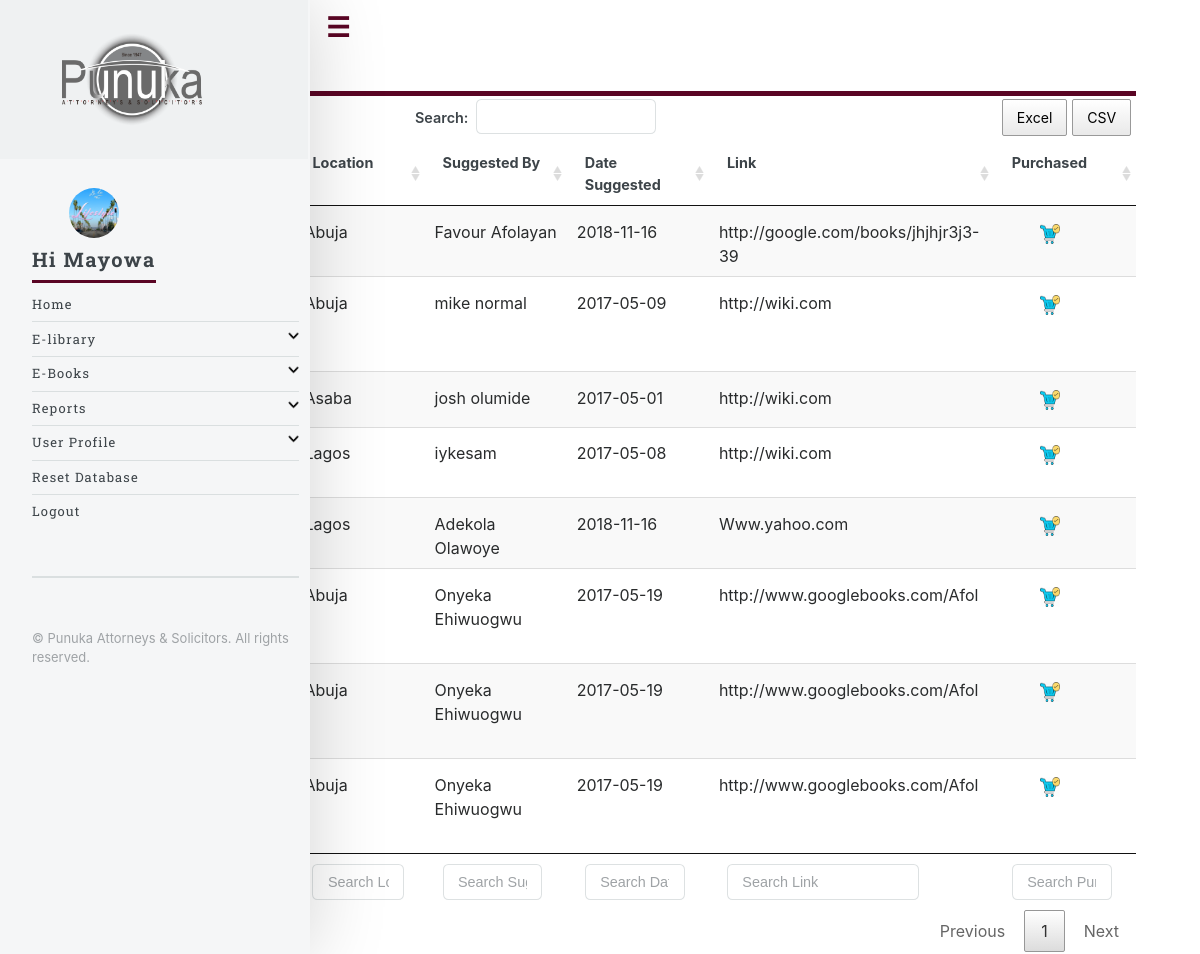
Screenshot of /admin/elib/fsuggest_book.php (signed in) with the database file from the repository.
### tables this page shows
CREATE TABLE `files_suggest` (
  `id` int(11) NOT NULL,
  `suggest_author` varchar(90) NOT NULL,
  `suggest_title` varchar(90) NOT NULL,
  `suggest_link` varchar(90) NOT NULL,
  `suggest_name` varchar(90) NOT NULL,
  `location` varchar(20) NOT NULL,
  `suggest_date` date NOT NULL,
  `purchased` varchar(20) NOT NULL
);

CREATE TABLE `users` (
  `id_staff` int(11) NOT NULL,
  `full_name` varchar(100) NOT NULL,
  `e_mail` varchar(100) NOT NULL,
  `staff_id` varchar(100) NOT NULL,
  `password` varchar(100) NOT NULL,
  `login` varchar(20) NOT NULL,
  `location` varchar(20) NOT NULL,
  `date` date NOT NULL,
  `file_use` int(11) NOT NULL,
  `profile_pic` varchar(50) NOT NULL
);

### admin/elib/fsuggest_book.php (the view, shortened to what this page needs)
<?php
	include "db_conn.php";
	if (!isset ($_SESSION["staff_id"])){
		header("Location: ../../");
	}else{
	$staff_id=$_SESSION["staff_id"];
	}
	$ad = $mysqli->query("SELECT user_name FROM admin WHERE staff_id='$staff_id' AND status='active'");
	if($ad->num_rows == 1){
		while($row = $ad->fetch_assoc()){
			$user_name= $row['user_name'];
		}
	}
	?>
<!DOCTYPE HTML>
<html>
	<head>
		<link rel="stylesheet" href="assets/css/main.css" />
		<link rel="stylesheet" href="assets/css/style.css" />
		<link rel="stylesheet" href="assets/css/main.css" />
		<link rel="stylesheet" href="assets/css/bootstrap.min.css" />
		<link rel="stylesheet" type="text/css" href="assets/media/css/jquery.dataTables.css">
		<link rel="stylesheet" type="text/css" href="assets/media/ex/rowReorder.dataTables.min.css">
			<link rel="stylesheet" type="text/css" href="assets/media/ex/responsive.dataTables.min.css">
		<link rel="stylesheet" type="text/css" href="assets/media/css/buttons.dataTables.css">
		<link rel="stylesheet" type="text/css" href="dist/sweetalert.css">
	</head>
	<body>
			<div id="wrapper">
					<div id="main">
						<div class="inner">
								<header id="header">
									<a href="#" class="logo"><strong>Books Suggested</strong> </a>
								</header>
<?php
$resultset = $mysqli->query("SELECT * FROM files_suggest where purchased='' order by suggest_date asc");
?>
<table id="mata" class="display wrap" cellspacing="0" width="100%">
<thead>
	<tr>
		<th>Location</th>
		<th>Suggested By</th>
		<th>Date Suggested</th>
		<th>Link</th>
		<th>Purchased</th>
	</tr>
</thead>
<?php
if($user_name=='General-admin')
{
echo"<tfoot>
            <tr>
		<th>Book Title</th>
		<th style='display:none;'>Id</th>
		<th>Book Author</th>
		<th>Location</th>
		<th>Suggested By</th>
		<th>Date Suggested</th>
		<th style='display:none;'>Link</th>
		<th style='display:none;'>Purchased</th>
            </tr>
        </tfoot>";
}
?>
<tbody>
<?php
if ($resultset->num_rows !=0){
while ($rows = $resultset->fetch_assoc())
{
$full_name = $rows ['suggest_name'];
$suggest_date = $rows ['suggest_date'];
$suggest_title = $rows ['suggest_title'];
$suggest_author = $rows ['suggest_author'];
$suggest_link = $rows ['suggest_link'];
$location = $rows ['location'];
?>
 <tr>
	<td><?=$suggest_title?></td>
 	<td><?=$suggest_author?></td>
 	<td><?=$location?></td>
	<td><?=$full_name?></td>
	<td><?=$suggest_date?></td>
	<td><?=$suggest_link?></td>
	<td><button class="btn fsug" title="Purchased"><img src="images/p.png" class="mager"></button></td>
</tr>
 <?php
}
}else{
	echo"<b>No suggested books for now<b>";
}
 ?>
 </tbody>
</table>
						</div>
					</div>
							<?php
	include 'menu2.php';
?>
			</div>
	</body>
</html>

### admin/elib/menu2.php (shortened to what this page needs)
<?php
$query = $mysqli->query("SELECT image FROM admin where user_name='$user_name' AND staff_id='$staff_id'");
if ($query->num_rows == 1) {
    while ($roww = $query->fetch_assoc()) {
        $image = $roww["image"];
    }
}
$query = $mysqli->query("SELECT full_name FROM users where staff_id='$staff_id'");
if ($query->num_rows == 1) {
    while ($row = $query->fetch_assoc()) {
        $name = $row["full_name"];
        $pieces = explode(" ", $name);
    }
}
?>
<div id="sidebar">
    <div class="inner">
        <section id="search" class="alt">
            <img src="images/punuka logo new.png"  width="140" height="95"alt="Logo" align="middle" style="margin-left:30px;"/>
        </section>
        <nav id="menu">
            <header class="major">
                <h2> <img src="images/<?= $image ?>" class="prof"/><p class="kill"><b>Hi <?= $pieces[0] ?></b></p></h2>
            </header>
            <ul>
                <li><a href="index.php">Home</a></li>
                <li><a href="#" class="you e">E-library <img id="cola" src="images/colex.png" style="height:11px; width:11px; float:right;"></a>
                </li>
                <li><a href="#" class="you">E-Books <img id="cola" src="images/colex.png" style="height:11px; width:11px; float:right;"><img id="cola" src="images/colup.png" style="display:none;height:11px; width:11px; float:right;"></a>
                </li>
                <li>
                    <a href="#" class="you">Reports <img id="cola" src="images/colex.png" style="height:11px; width:11px; float:right;"><img id="cola" src="images/colup.png" style="display:none;height:11px; width:11px; float:right;"></a>
                </li>
                <li><a href="#" class="you">User Profile <img id="cola" src="images/colex.png" style="height:11px; width:11px; float:right;"></a>
                </li>
                <?php
                if ($user_name == 'General-admin') {
                    echo '<li><a href="#" onclick="btnResetDb()">Reset Database</a></li>';
                }
                ?>
                <li><a href="logout.php">Logout</a></li>
            </ul>
        </nav>
        <footer id="footer">
            <p class="copyright">&copy; Punuka Attorneys & Solicitors. All rights reserved.</p>
        </footer>
    </div>
</div>
<div class="toggler mamma">
    <label class="tog">☰</label>
</div>

### rows the page displays
files_suggest: location "Asaba", suggest_name "josh olumide", suggest_date "2017-05-01", suggest_link "http://wiki.com"
files_suggest: location "Lagos", suggest_name "iykesam", suggest_date "2017-05-08", suggest_link "http://wiki.com"
files_suggest: location "Abuja", suggest_name "mike normal", suggest_date "2017-05-09", suggest_link "http://wiki.com"
files_suggest: location "Abuja", suggest_name "Onyeka Ehiwuogwu", suggest_date "2017-05-19", suggest_link "http://www.googlebooks.com/Afol"
files_suggest: location "Abuja", suggest_name "Onyeka Ehiwuogwu", suggest_date "2017-05-19", suggest_link "http://www.googlebooks.com/Afol"
files_suggest: location "Abuja", suggest_name "Onyeka Ehiwuogwu", suggest_date "2017-05-19", suggest_link "http://www.googlebooks.com/Afol"
files_suggest: location "Abuja", suggest_name "Favour Afolayan", suggest_date "2018-11-16", suggest_link "http://google.com/books/jhjhjr3j3-39"
files_suggest: location "Lagos", suggest_name "Adekola Olawoye", suggest_date "2018-11-16", suggest_link "Www.yahoo.com"
users: full_name "Mayowa"
